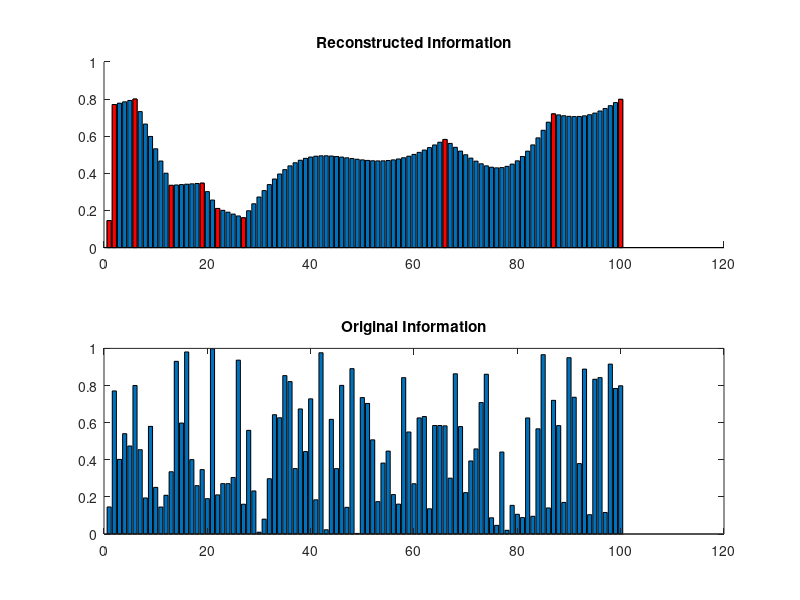

Source code (MATLAB):
% This is a first test code file and contains the most basic interpretation
% of PDE based compression. Features to add in the future from the
% literature would be stopping times and intellegent selection of storage
% points.

% Another problem I was thinking of is that we should probably always keep
% the boundary values. So N=1, N=100 should always be in our

% Set seed
rng(100)
N = 100; % Size of input data
n = 10;  % Size of compressed data

% Define starting function
f = rand(1,N);
% Store a random subset of points
[fcomp, pos] = datasample(f(2:N), n-2, 'Replace', false);
fcomp = [fcomp, f(1), f(N)]; % Store endpoints
pos = [pos, 1, N];           % Store positions of endpoints

% Arrange these in order
[pos, order] = sort(pos);
fcomp = fcomp(order);

% Reconstruction
g = rand(1, N); % Start with random values
g(pos) = fcomp; % Insert the values we know from the compressed vector fcomp

% Initialize the values matrix that stores the image information at every
% timestep
numiter = 100;
h = 2;
values = zeros(numiter+1, N);
values(1,:) = g;

for iter = 1:numiter
    % Compute the next iteration using f(x,t)+(f(x+1,t)+f(x-1,t)-2f(x,t))/h^2=f(x,t+1),
    % where we assume that h^2 = 1 for simplicity
    gnext = values(iter,:) + (1/h.^2).*(circshift(values(iter,:), 1)+circshift(values(iter,:), -1)-2.*values(iter,:));
    gnext(pos) = fcomp; % Make sure we enforce the girdpoints we know
    
    values(iter+1,:)=gnext; % Attach the values to a matrix
end


% Vector with initial data for plotting
fcompplot = zeros(1,N);
fcompplot(pos) = fcomp;

% Plot the results from the procedure
figure
subplot(2, 1, 1)
hold on
bar(values(numiter,:))
bar(fcompplot, 'FaceColor', 'Red')
hold off
title('Reconstructed Information')
subplot(2, 1, 2)
bar(values(1,:))
title('Original Information')